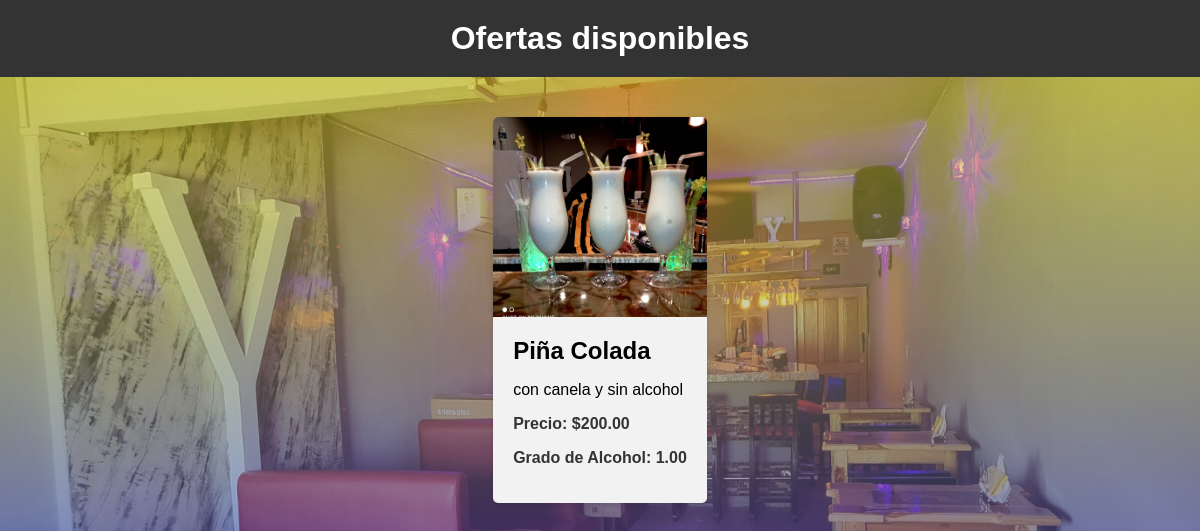
Page /taberna/bebidas/ on the committed database.
### taberna/models.py (models this page shows, shortened)
class OfrtTab(models.Model):
    nombre = models.CharField(max_length=100)
    descripcion = models.TextField()
    presio = models.DecimalField(max_digits=8, decimal_places=2)
    imagen = models.ImageField(upload_to='ofertas/', null=True, blank=True)

class Bebidas(OfrtTab):
    alcohol = models.DecimalField(max_digits=3,decimal_places=2,max_length=100)

class OfrtTab(models.Model):
    nombre = models.CharField(max_length=100)
    descripcion = models.TextField()
    presio = models.DecimalField(max_digits=8, decimal_places=2)
    imagen = models.ImageField(upload_to='ofertas/', null=True, blank=True)

### taberna/views.py (the view)
# urls.py: path('bebidas/',bebidas_list,name='bebidas'),
def bebidas_list(request):
    ofertas = Bebidas.objects.all()
    return render(request, 'ofrt_tab_list.html', {'ofertas': ofertas})

### taberna/templates/ofrt_tab_list.html (shortened to what this page needs)
{% load static %}
<!DOCTYPE html>
<html lang="es">
<head>
</head>
<body>
    <header>
        <h1>Ofertas disponibles</h1>
    </header>
    <div class="container">
        {% for oferta in ofertas %}
        <div class="oferta">
            {% if oferta.imagen %}
            <div class="imagen">
                <img src="{{ oferta.imagen.url }}" alt="{{ oferta.nombre }}">
            </div>
            {% endif %}
            <div class="contenido">
                <h2>{{ oferta.nombre }}</h2>
                <p>{{ oferta.descripcion }}</p>
                <p class="precio">Precio: ${{ oferta.presio }}</p>
                {% if oferta.alcohol %}
                <p class="alcohol">Grado de Alcohol: {{ oferta.alcohol }}</p>
                {% endif %}
            </div>
        </div>
        {% empty %}
        <p>No hay ofertas disponibles en este momento.</p>
        {% endfor %}
    </div>
</body>
</html>

### rows in the picture
Bebidas: imagen (picture), nombre "Piña Colada", descripcion "con canela y sin alcohol", presio "200.00", alcohol "1.00"
